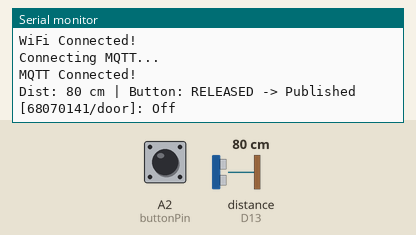
Bench run of a sketch on a simulated Arduino Uno R4 WiFi. On the bench: the last lines printed to the serial monitor. Wiring (inferred from the names in the program): ultrasonic range finder: trigger D12; echo D13. The test bench sets the inputs (shaded band); at power-on: A2 (buttonPin) HIGH, distance to the obstacle (sensor on D13) 80 cm. The echo pulse lasts 58.3 µs per cm; WiFi joins after 1.5 s; servers stay silent unless stated; no MQTT or app messages arrive unless stated.

Above: at 2.7 s.
2.8 s: A2 (buttonPin) pulled LOW for 2.35 s
At 4.9 s:
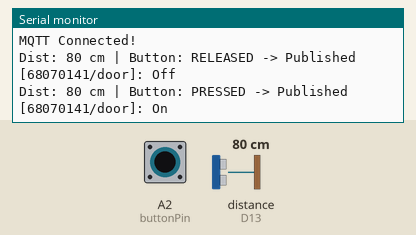
6.6 s: distance to the obstacle (sensor on D13) set to 2 cm
At 9.0 s:
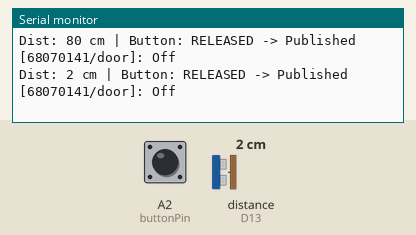
9.3 s: A2 (buttonPin) pulled LOW for 2.35 s
At 10.5 s:
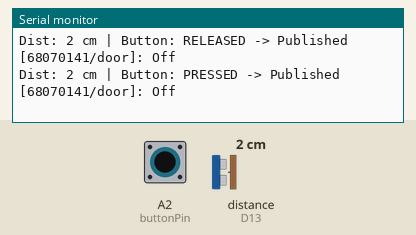
13.1 s: distance to the obstacle (sensor on D13) set to 4 cm
At 14.8 s:
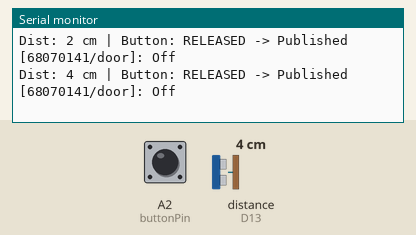
Timing chart, 0 to 16.3 s (numbered marks = the images above; inputs shaded):
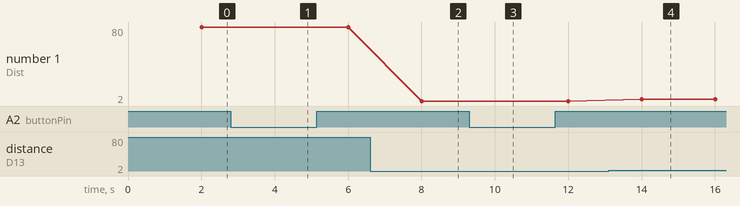

The sketch:

Exam4_Pub_Door_Ultra_Button.ino
```cpp
/*
 * [ข้อสอบ Mock Exam ข้อ 4] Publish ประตู (Ultrasonic + ปุ่มกด Push Button)
 * - Topic: 68070141/door
 * - เงื่อนไข: ถ้า >= 20 cm และกดปุ่ม ส่ง "On", กรณีอื่นส่ง "Off" (ตัว O พิมพ์ใหญ่!)
 * - การต่อสาย:
 *   1. Ultrasonic: VCC->5V, Trig->12 (หรือ 4), Echo->13 (หรือ 2), GND->GND
 *   2. ปุ่มกด: ขาหนึ่งเข้า A2, อีกขาเข้า GND (ใช้ INPUT_PULLUP: กด = LOW)
 */
#include <WiFiS3.h>
#include <MQTTClient.h>

const char WIFI_SSID[]      = "68070141";
const char WIFI_PASSWORD[]  = "nano9753";
const char MQTT_BROKER[]    = "phycom.it.kmitl.ac.th";
const int  MQTT_PORT        = 1883; // บอร์ดใช้ 1883 เสมอ!
const char MQTT_CLIENT_ID[] = "UnoR4_68070141_Ex4";
const char TOPIC_DOOR[]     = "68070141/door";

const int trigPin   = 12; // ถ้าเสียบช่อง 4 ให้แก้เป็น 4
const int echoPin   = 13; // ถ้าเสียบช่อง 2 ให้แก้เป็น 2
const int buttonPin = A2;

WiFiClient network;
MQTTClient mqtt(256);
unsigned long lastPublishTime = 0;

long readDistanceCm() {
  digitalWrite(trigPin, LOW);
  delayMicroseconds(2);
  digitalWrite(trigPin, HIGH);
  delayMicroseconds(10);
  digitalWrite(trigPin, LOW);

  long pulseWidth = pulseIn(echoPin, HIGH, 30000);
  if (pulseWidth == 0) return 999;
  return pulseWidth / 29 / 2;
}

void connectToWiFiAndMQTT() {
  if (WiFi.status() != WL_CONNECTED) {
    Serial.print("Connecting WiFi...");
    WiFi.begin(WIFI_SSID, WIFI_PASSWORD);
    while (WiFi.status() != WL_CONNECTED) { delay(500); Serial.print("."); }
    Serial.println("\nWiFi Connected!");
  }
  if (!mqtt.connected()) {
    Serial.print("Connecting MQTT...");
    while (!mqtt.connect(MQTT_CLIENT_ID)) { delay(500); Serial.print("."); }
    Serial.println("\nMQTT Connected!");
  }
}

void setup() {
  Serial.begin(9600);
  pinMode(trigPin, OUTPUT);
  pinMode(echoPin, INPUT);
  pinMode(buttonPin, INPUT_PULLUP);
  mqtt.begin(MQTT_BROKER, MQTT_PORT, network);
  connectToWiFiAndMQTT();
}

void loop() {
  mqtt.loop();
  if (!mqtt.connected()) connectToWiFiAndMQTT();

  if (millis() - lastPublishTime >= 2000) {
    lastPublishTime = millis();

    long dist = readDistanceCm();
    bool isPressed = (digitalRead(buttonPin) == LOW);

    String payload = (dist >= 20 && isPressed) ? "On" : "Off";
    mqtt.publish(TOPIC_DOOR, payload);

    Serial.print("Dist: "); Serial.print(dist);
    Serial.print(" cm | Button: "); Serial.print(isPressed ? "PRESSED" : "RELEASED");
    Serial.println(" -> Published [68070141/door]: " + payload);
  }
}
```

Measured:
- after the input at 2.8 s, the serial monitor: prints a new line after 1.2 s (image 1)
- after the input at 6.6 s, the serial monitor: prints a new line after 1.4 s (image 2)
- after the input at 9.3 s, the serial monitor: prints a new line after 0.70 s (image 3)
- after the input at 13.1 s, the serial monitor: prints a new line after 0.90 s (image 4)
- plotted number 1: 80 → 2 after the input at 6.6 s, 2 → 4 after the input at 13.1 s
